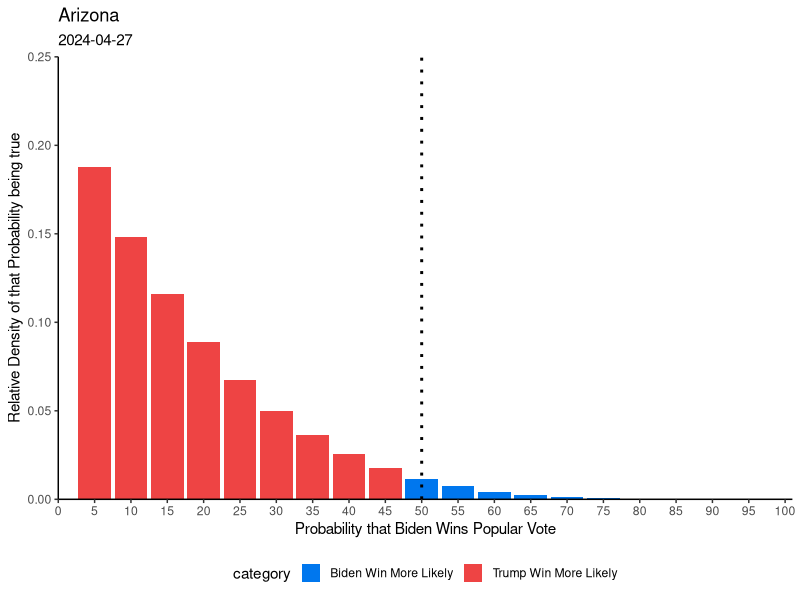
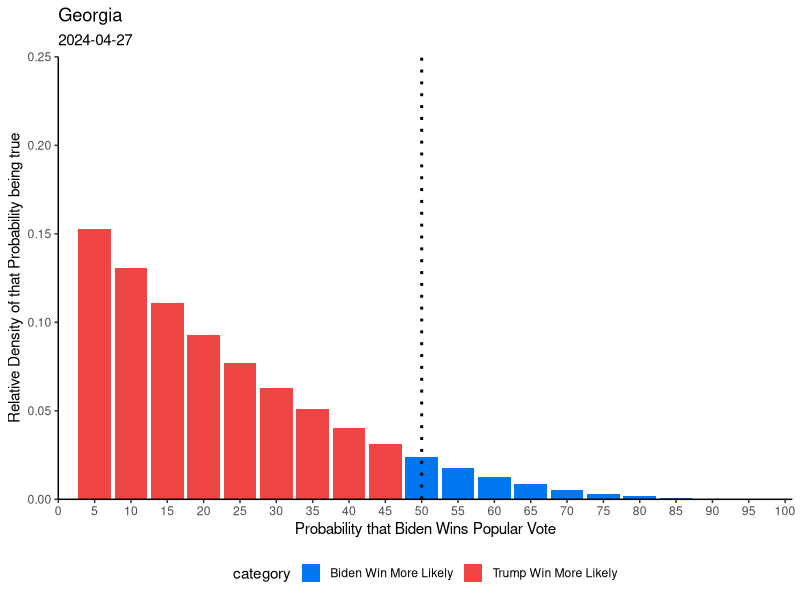
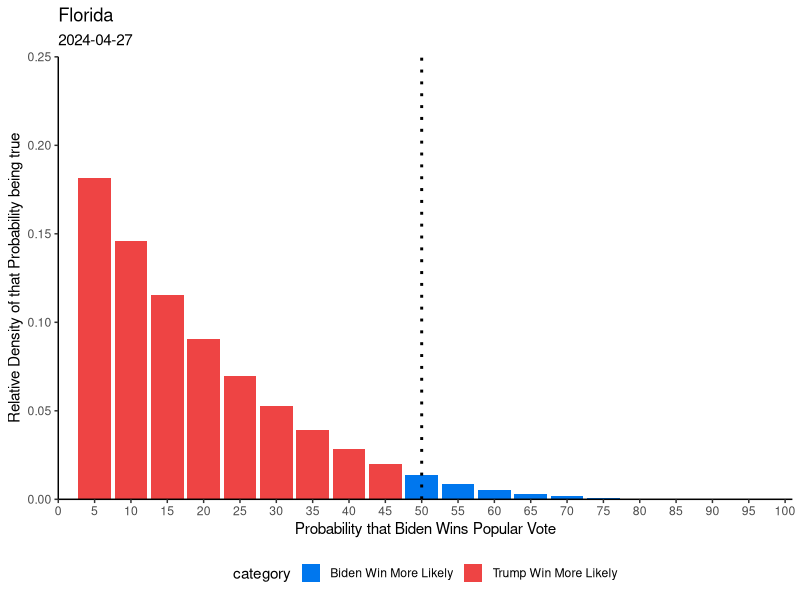
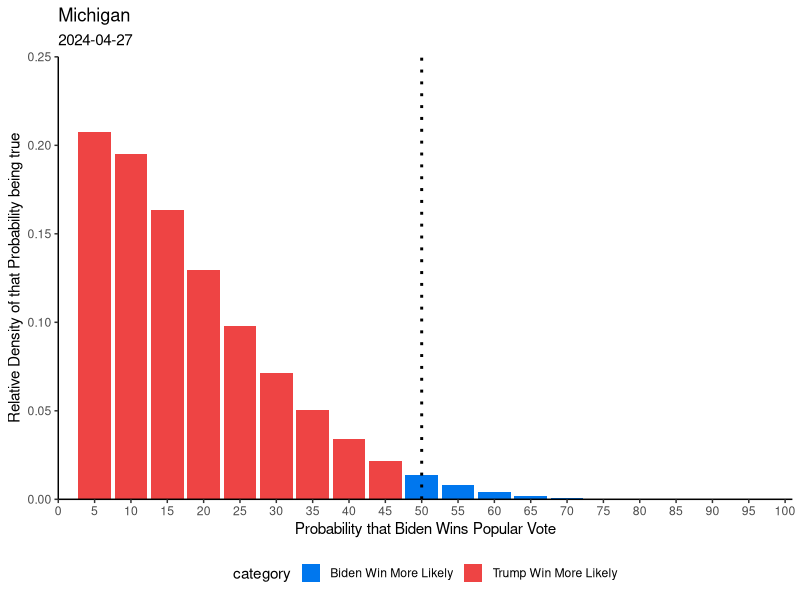
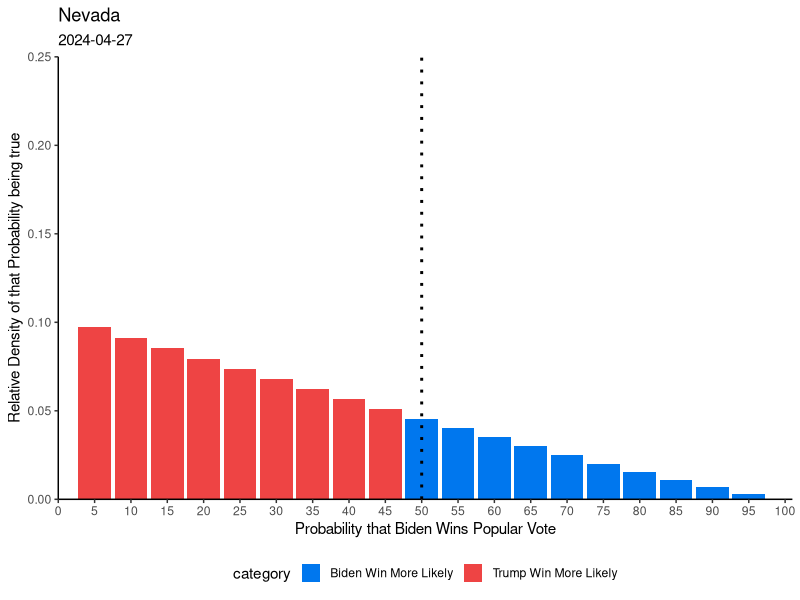
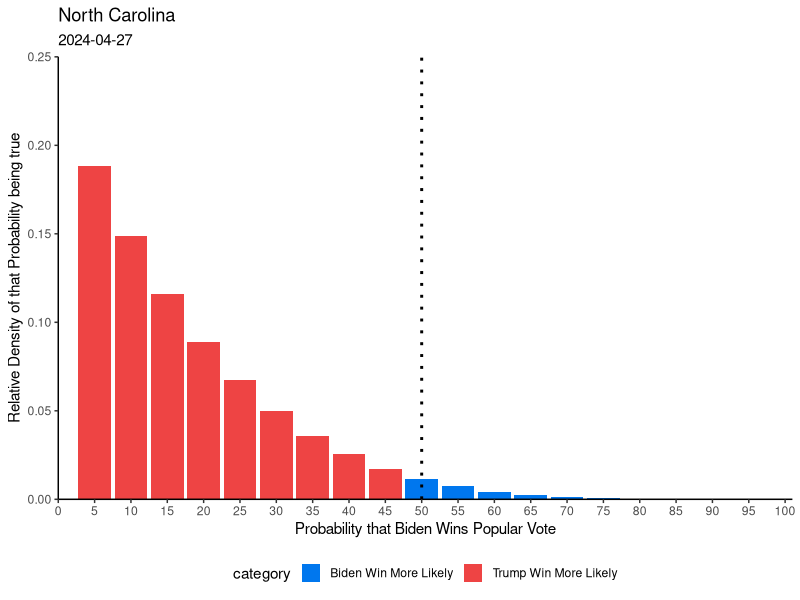
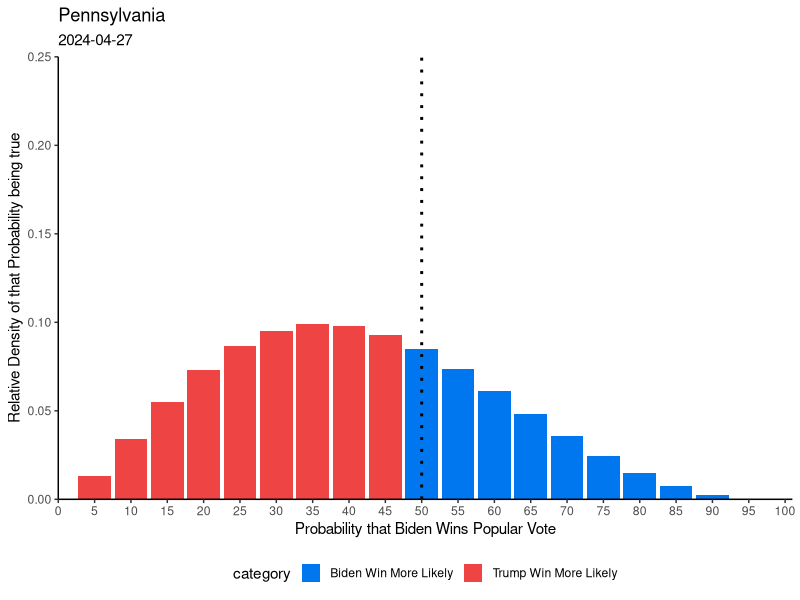
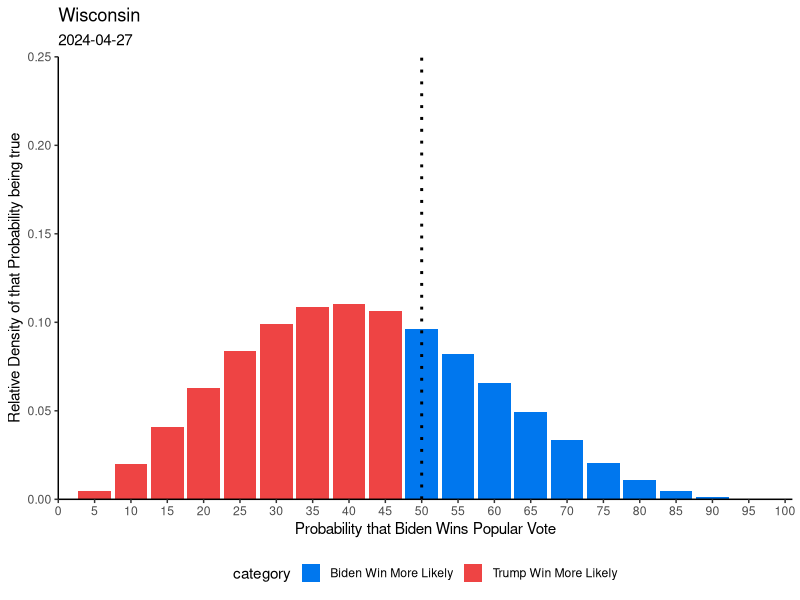

Here is the R script that generated these plots, in order:
library(data.table)
library(ggplot2)


state_plots <- function(state, date, data, w, l){

  data$density <- data$p**w*(1-data$p)**l# * factorial(w+l+1)/(factorial(w)*factorial(l))
  data$density <- data$density / sum(data$density)
  data$category <- fifelse(data$p < 0.5, "Trump Win More Likely", "Biden Win More Likely")
  data$category <- as.character(data$category)

  # max value
  # data[order(-ways)][1,1]


  # plotting
  g <- ggplot(data, aes(x=as.integer(p*100), y=density))+
  geom_col(aes(fill=category), size=1.5)+
  scale_fill_manual(values=c(
    "Trump Win More Likely"="#ee4444",
    "Biden Win More Likely"="#0077ee"
  ))+
  #geom_vline(xintercept = as.numeric(data[order(-density)][1,1]), linetype="dotted", color="#666666", size=1)+
  geom_vline(xintercept = 50, color="#000000", size=1, linetype="dotted")+
  theme_bw()+
  xlab("Probability that Biden Wins Popular Vote")+
  ylab("Relative Density of that Probability being true")+
  theme(legend.position = "bottom")+
  scale_x_continuous(breaks=seq(0,100,5),expand = c(0,0), limits=c(0,101))+
  scale_y_continuous(expand=c(0,0), limits=c(0,0.25))+
  theme(axis.line = element_line(color='black'),
        plot.background = element_blank(),
        panel.grid.major = element_blank(),
        panel.grid.minor = element_blank(),
        panel.border = element_blank())+
  labs(title=state, subtitles=date)
  #ggsave(filename = paste(state, date,'png'), g)
  g
}

date <- "2024-04-27"
data <- data.table(p=c(0:20)/20)

state_plots(       "Arizona", date, data, 0, 4.34)
ggsave(paste("Arizona", date, ".png"))

state_plots(       "Georgia", date, data, 0.00, 2.9)
ggsave(paste("Georgia", date, ".png"))

state_plots(       "Florida", date, data, 0.00, 4.05)
ggsave(paste("Florida", date, ".png"))

state_plots(     "Michigan", date, data, 0.34, 5.48)
ggsave(paste("Michigan", date, ".png"))

state_plots(        "Nevada", date, data, 0, 1.18)
ggsave(paste("Nevada", date, ".png"))

state_plots("North Carolina", date, data, 0, 4.36)
ggsave(paste("North Carolina", date, ".png"))

state_plots(  "Pennsylvania", date, data, 1.56, 2.72)
ggsave(paste("Pennsylvania", date, ".png"))

state_plots(     "Wisconsin", date, data, 2.29, 3.57)
ggsave(paste("Wisconsin", date, ".png"))
